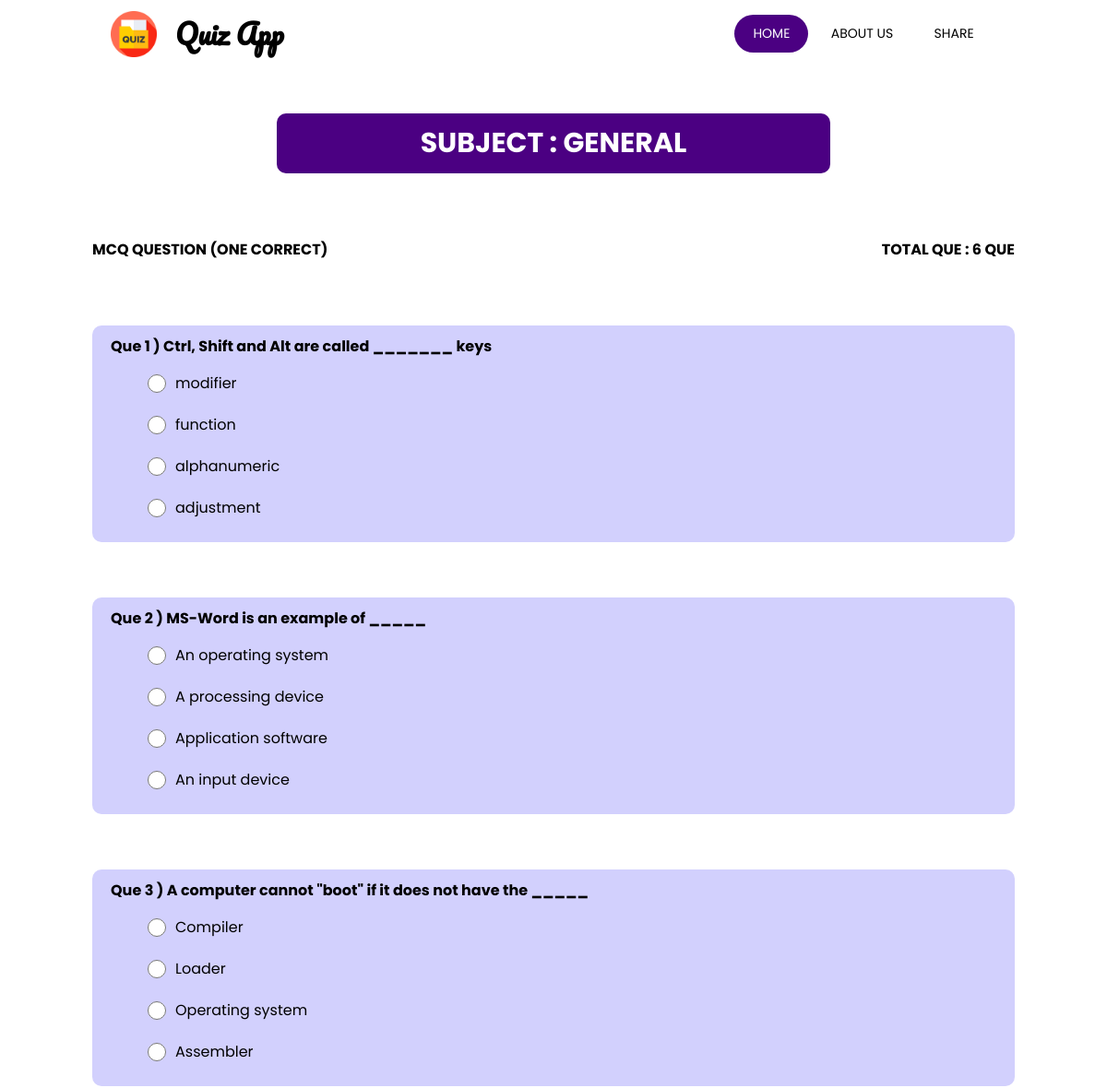
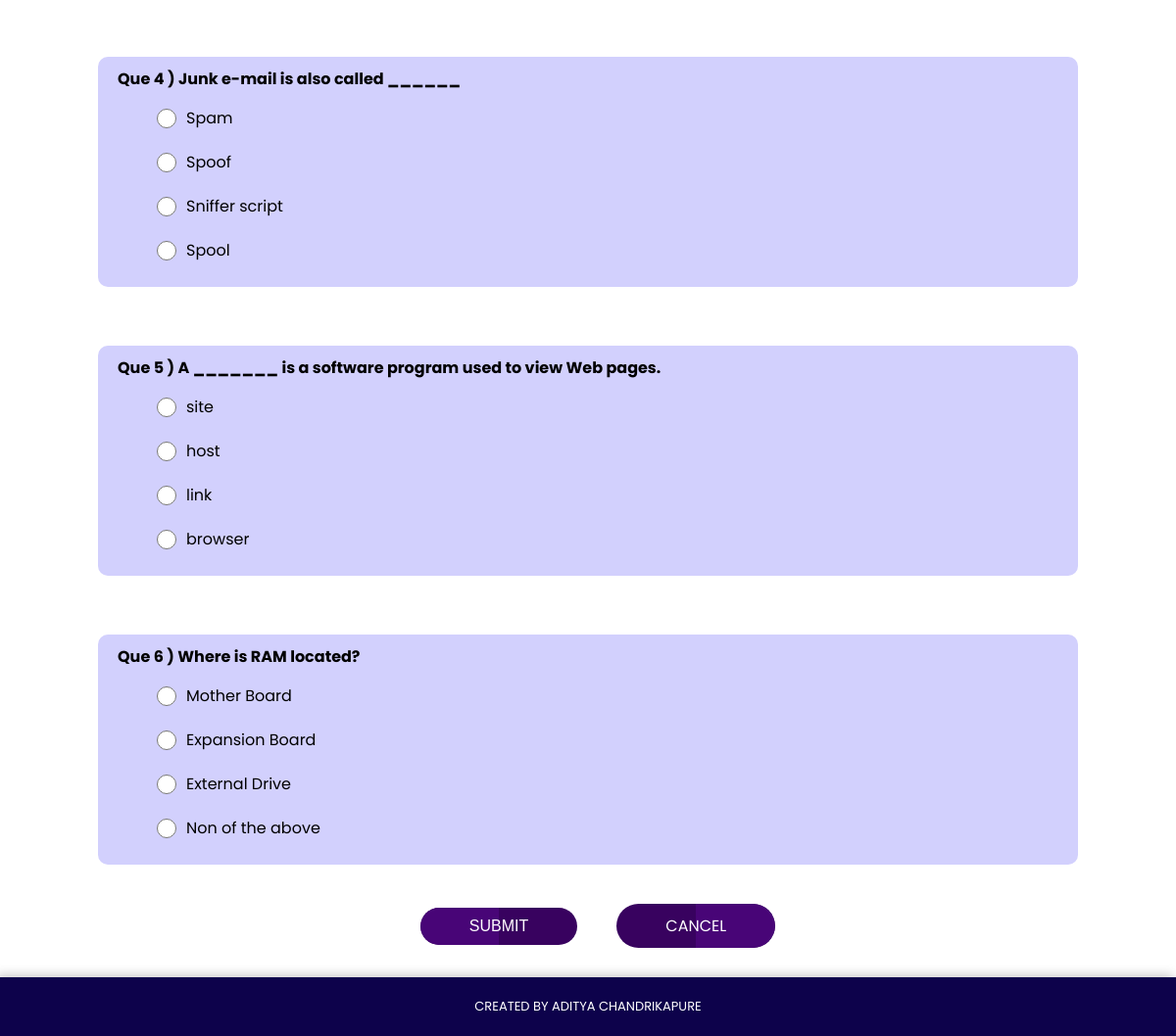
Screenshot of /questions/1 with the database file from the repository (2 pictures, top to bottom).
### quiz/models.py (models this page shows, shortened)
class Subject(models.Model):
    name = models.CharField( max_length=50)
    def __str__(self):
        return self.name

class Question(models.Model):
    subject = models.ForeignKey(Subject,on_delete=models.CASCADE)
    question = models.CharField(max_length=1000)
    option_1 = models.CharField(max_length=500, null= True , blank=True , default="Non of the above")
    option_2 = models.CharField(max_length=500, null= True , blank=True , default="Non of the above")
    option_3 = models.CharField(max_length=500, null= True , blank=True , default="Non of the above")
    option_4 = models.CharField(max_length=500, null= True , blank=True , default="Non of the above")
    answer = models.CharField(max_length=50,default="any of them" )

### quiz/views.py (the view, shortened to what this page needs)
# urls.py: path('questions/<str:pk>',views.questions,name='question'),
def questions(request,pk):
    subject = Subject.objects.get(id = pk)
    questions = Question.objects.all()
    questions = questions.filter(subject = subject)
    datas = []
    return render(request,'question.html',{'questions':questions,"subject":subject,'total':len(questions)})

### templates/question.html (shortened to what this page needs)
{% extends 'main.html' %}
{% load static %}
{% block css_link %}
 <link rel="stylesheet" href="{% static 'css/question.css' %}">
{% endblock css_link %}
{% block menu %}
     <div class="menu_block">
            <ul>
                <li class="active"><a href="{% url 'home' %}">Home</a></li>
                <li><a href="{% url 'about' %}" style="color: black;" >About Us</a></li>
                <li><a href="#" style="color: black;">Share</a></li>
            </ul>
        </div>
{% endblock menu %}
{% block body %}
        <div class="main__block">
            <div class="heading">
                <h2>Subject : <span>{{subject}}</span></h2>
            </div>
            <div class="que_info_block">
                <h4>MCQ Question (one Correct)</h4>
                <h4>Total Que : {{total}} Que</h4>
            </div>
            <div class="questions_items">
                <form action="/ans/" method="POST">
                    {% if questions %}
                            {% for question in questions %}
                            <div class="question_block">
                                <h4>Que {{forloop.counter}} ) {{question.question}}</h4>
                                <div class="option_block">
                                    <div class="option">
                                        <input type="radio" name="{{question.id}}" id="" value="{{question.option_1}}"><span class="options">{{question.option_1}}</span>
                                    </div>
                                    <div class="option">
                                        <input type="radio" name="{{question.id}}" id="" value="{{question.option_2}}"><span class="options">{{question.option_2}}</span>
                                    </div>
                                    <div class="option">
                                        <input type="radio" name="{{question.id}}" id="" value="{{question.option_3}}"><span class="options">{{question.option_3}}</span>
                                    </div>
                                    <div class="option">
                                        <input type="radio" name="{{question.id}}" id="" value="{{question.option_4}}"><span class="options">{{question.option_4}}</span>
                                    </div>
                                </div>
                            </div>
                            {% endfor %}
                    {% endif %}
                <div class="btn_block">
                    <button type="submit"> Submit </button>
                    <a href="{% url 'home' %}">Cancel</a>
                </div>
            </form>
            </div>
        </div>
{% endblock body %}

### templates/main.html (shortened to what this page needs)
{% load static %}
<!DOCTYPE html>
<html lang="en">
<head>
    <link rel="stylesheet" href="{% static 'css/responsive.css' %}">
    {% block css_link %}{% endblock css_link %}
    <link rel="stylesheet" href="{% static 'css/main.css' %}">
</head>
<body>
    <nav class="navbar">
        <div class="logo_block">
            <div class="logo_img">
                <img src="{% static 'images/quiz.png' %}" alt="logo">
            </div>
            <div class="logo_name">
                <h2><a href="#">Quiz App</a></h2>
            </div>
        </div>
    {% block menu %}{% endblock menu %}
</nav>
{% block body %}{% endblock body %}
<div class="footer">
    <p>Created by Aditya Chandrikapure</p>
</div>
</body>
</html>

### static/css/question.css (style rules this page uses)
.main__block { width: 100%; min-height: 100vh; display: flex; flex-direction: column; align-items: center; }
.main__block .heading { width: 50%; display: flex; justify-content: center; align-items: center; margin: 50px auto; text-transform: uppercase; font-weight: 600; font-size: 20px; background:indigo; color: white; padding: 10px; border-radius: 10px; }
.main__block .que_info_block { width: 100%; padding: 20px 100px; display: flex; justify-content: space-between; text-transform: uppercase; }
.main__block .questions_items { width: 100%; }
.main__block .questions_items form { width: 100%; padding: 20px 100px; display: flex; flex-direction: column; }
.questions_items .question_block { flex: 1; display: block; background-color: #d2d0fd; width: 100%; margin: 30px auto; padding: 10px 20px; border-radius: 10px; }
.main__block .questions_items .question_block .option_block { display: flex; flex-direction: column; margin: 5px 30px; }
.question_block .option_block .option { margin: 10px; display: flex; justify-content: left; align-items: center; }
.question_block .option_block .option input { display: inline-block; width: 20px; height: 20px; cursor: pointer; }
.question_block .option_block .option span { display: inline-block; padding: 0px 10px; }
.main__block .questions_items form .btn_block { width: 100%; margin: 10px; display: flex; justify-content: center; align-items: center; }
form .btn_block button { text-align: center; margin: 0px 20px; padding: 10px 50px; border-radius: 30px; background-color: rgb(56, 2, 95); color: white; border: none; font-size: 16px; text-transform: uppercase; cursor: pointer; z-index: 1; position: relative; overflow: hidden; }
form .btn_block button::before { content: ""; position: absolute; top: 0; left: 0; width: 50%; height: 100%; border-radius: 30px 0 0 30px; background-color: rgb(72, 5, 119); transition: all 0.5s ease; z-index: -1; }
form .btn_block button::after { content: ""; position: absolute; top: 0; right: 0; width: 100%; height: 0; border-radius:0px 30px 30px 0px; background-color: rgb(72, 5, 119); transition: all 0.5s ease; z-index: -1; }
form .btn_block a { background-color: rgb(56, 2, 95); color: white; border-radius: 30px; padding: 10px 50px; font-size: 16px; margin: 0px 20px; text-transform: uppercase; position: relative; z-index: 1; overflow: hidden; }
.main__block .questions_items form .btn_block a::before { content: ""; position: absolute; top: 0; left: 0; width: 50%; height: 0%; border-radius: 30px 0 0 30px; background-color: rgb(72, 5, 119); transition: all 0.5s ease; z-index: -1; }
.main__block .questions_items form .btn_block a::after { content: ""; position: absolute; top: 0; right: 0; width: 50%; height: 100%; border-radius:0px 30px 30px 0px; background-color: rgb(72, 5, 119); transition: all 0.5s ease; z-index: -1; }

### static/css/main.css (style rules this page uses)
* { padding: 0; margin: 0; box-sizing: border-box; }
body { min-height: 100vh; width: 100%; font-family: 'Poppins', sans-serif; }
a { text-decoration: none; color: black; }
.navbar { width: 100%; padding: 10px 100px; display: flex; justify-content: space-between; }
.navbar .logo_block { flex: 0.3; display: flex; align-items: center; }
.navbar .logo_block .logo_img { width: 50px; height: 50px; margin: 0px 20px; }
.navbar .logo_block .logo_img img { width: 100%; height: 100%; }
.navbar .logo_block .logo_name h2 { font-family: 'Pacifico', cursive; font-size: 30px; }
.navbar .menu_block { flex: 0.3; margin: auto 20px; }
.navbar .menu_block ul { display: flex; justify-content: space-evenly; }
.navbar .menu_block ul li { text-transform: uppercase; list-style: none; font-size: 14px; padding: 10px 20px; transition: all 0.5s ease; }
.navbar .menu_block ul li a { color: white; }
.navbar .menu_block ul li.active { background-color: indigo; border-radius: 30px; }
.navbar .menu_block ul li.active a { color: white; }
.main__block { min-height: 80vh; width: 100%; }
.footer { width: 100%; padding: 20px; display: flex; justify-content: center; align-items: center; background-color: #0d024b; color: white; text-transform:uppercase; font-size: 13px; box-shadow: -3px -3px 10px rgba(0,0,0,0.2); }

### rows the page displays
Subject: name "GENERAL"
Question: question "Ctrl, Shift and Alt are called _______ keys", option_1 "modifier", option_2 "function", option_3 "alphanumeric", option_4 "adjustment"
Question: question "MS-Word is an example of _____", option_1 "An operating system", option_2 "A processing device", option_3 "Application software", option_4 "An input device"
Question: question "A computer cannot \"boot\" if it does not have the _____", option_1 "Compiler", option_2 "Loader", option_3 "Operating system", option_4 "Assembler"
Question: question "Junk e-mail is also called ______", option_1 "Spam", option_2 "Spoof", option_3 "Sniffer script", option_4 "Spool"
Question: question "A _______ is a software program used to view Web pages.", option_1 "site", option_2 "host", option_3 "link", option_4 "browser"
Question: question "Where is RAM located?", option_1 "Mother Board", option_2 "Expansion Board", option_3 "External Drive", option_4 "Non of the above"

### other values shown
{{ total }} "6"
